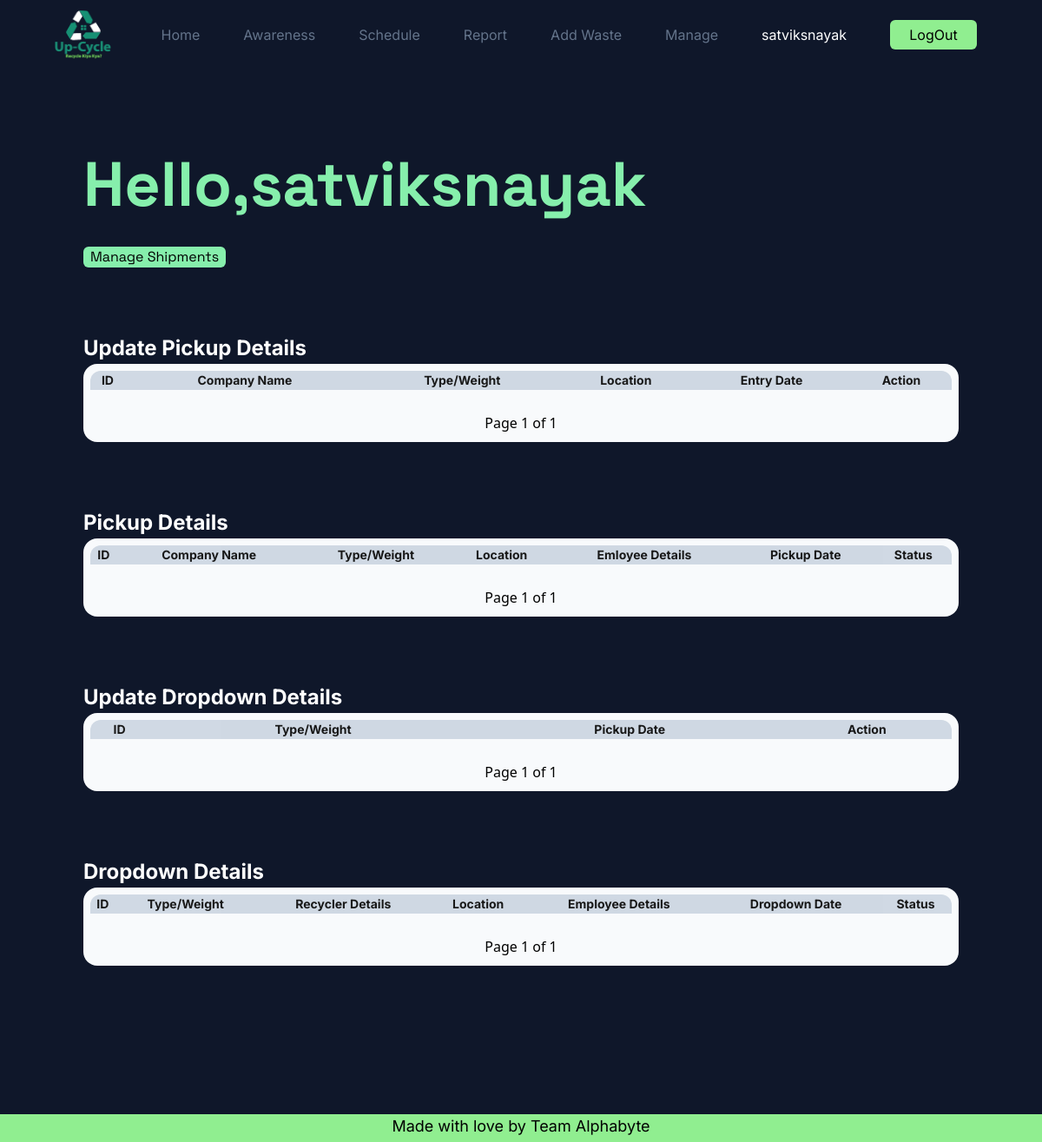
Page /manage/ (signed in) on the earlier database version.
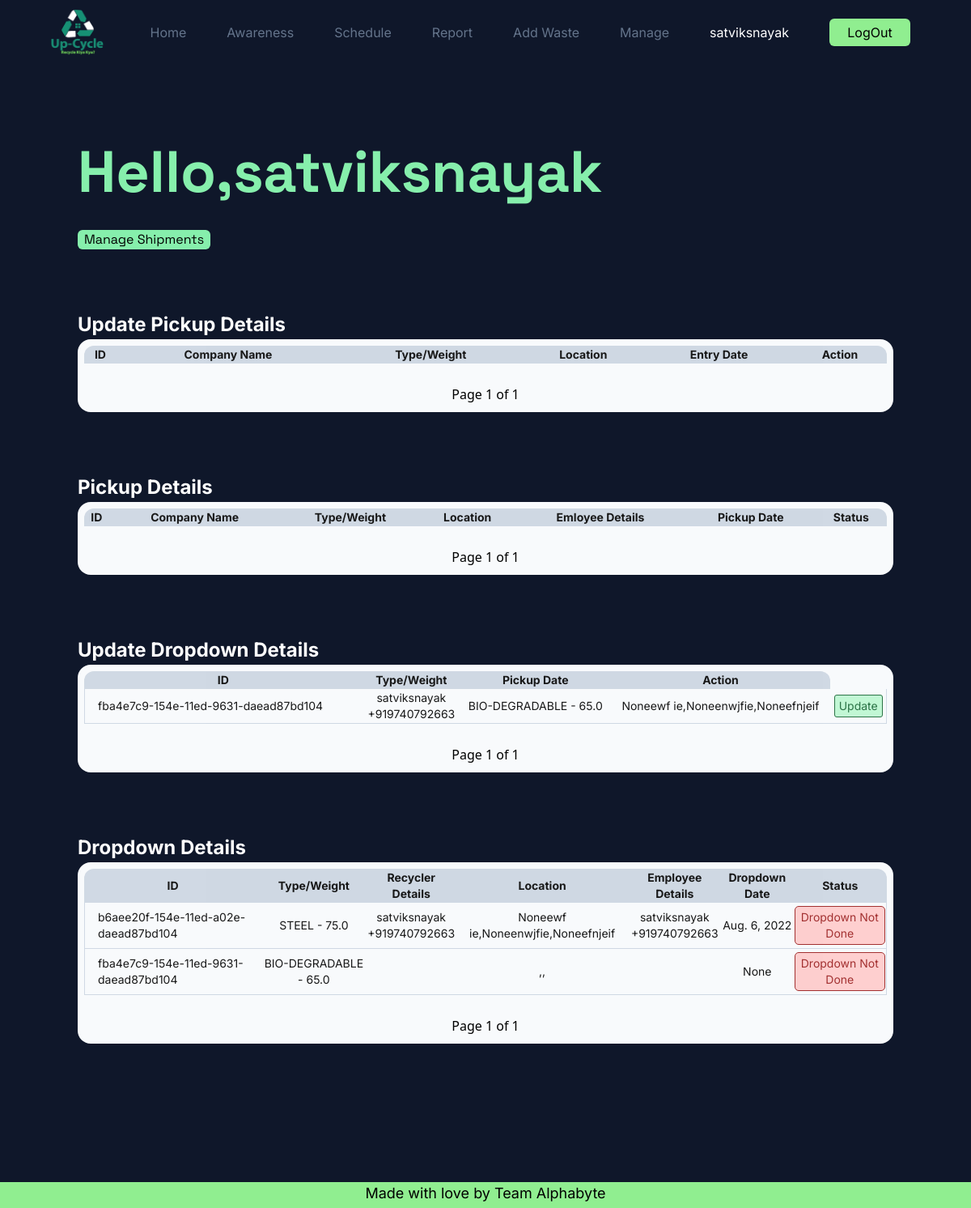
Same page on the later database version.
### App/models.py (models this page shows, shortened)
class Profile(models.Model):
    user = models.OneToOneField(User,on_delete=models.CASCADE,null=True)
    name = models.CharField(max_length=50)
    about = models.TextField(blank=True,null=True)
    profile_pic = models.ImageField(default='avatar.png',upload_to='Profile')
    location = models.CharField(max_length=50,blank=True,null=True)
    street = models.CharField(max_length=50,blank=True,null=True)
    city = models.CharField(max_length=30,blank=True,null=True)
    state = models.CharField(max_length=30,blank=True,null=True)
    phone = PhoneNumberField(blank=True,null=True)

class Waste(models.Model):
    class Types(models.TextChoices):
        STEEL = "STEEL","Steel"
        BIODEGRADABLE = "BIO-DEGRADABLE","Bio-Degradable"
        PAPER = "PAPER","Paper"
        EWASTE = "E-WASTE","E-Waste"
    id = models.CharField(primary_key=True,unique=True,max_length=40)
    recycler = models.ForeignKey(User,on_delete=models.SET_NULL,null=True,blank=True,related_name='recycler')
    company = models.ForeignKey(User,on_delete=models.SET_NULL,null=True,blank=True,related_name='company')
    employee = models.ForeignKey(User,on_delete=models.SET_NULL,null=True,blank=True,related_name='employee')
    entry_date = models.DateField(null=True,blank=True)
    pickup_date = models.DateField(null=True,blank=True)
    dropdown_date = models.DateField(null=True,blank=True)
    weight = models.FloatField(null=True,blank=True)
    price = models.FloatField(null=True,blank=True)
    type = models.CharField(_("Types"),max_length=50,choices=Types.choices)
    pickup_done = models.BooleanField(default=False)
    dropdown_done = models.BooleanField(default=False)

### App/decorators.py (the view)
        def wrappper_func(request,*args,**kwargs):
            group = None
            if request.user.groups.exists():
                group = request.user.groups.all()[0].name
            if group in allowed_roles:
                return view_func(request,*args,**kwargs)
            else:
                return HttpResponse('You are not authorised to view this page!!')

### App/views.py (called while the page is built)
def grouplist(user):
    groups = []
    if user.groups.exists():
        for i in range(len(user.groups.all())):
            groups.append(user.groups.all()[i].name)
    return groups

### App/templates/App/tables/manager.html (shortened to what this page needs)
<!DOCTYPE html>
<html lang="en">
<head>
</head>
{% extends 'App/base.html' %}
{%load static%}
    {% block content %}
    <div class="content bg-slate-900 p-24">
        <div class="min-w-full font-space">
            <h1 class="text-green-300 text-7xl font-bold ">Hello,{{user.profile.name}}</h1>
            <div class="my-9 w-fit bg-green-300 px-2 rounded-md">Manage Shipments</div>
        </div>
        <h3 class="text-white text-[1.5rem] font-inter font-bold mt-[75px]">Update Pickup Details</h3>
        <div class="Table min-w-1/2 p-2 bg-slate-50 rounded-2xl overflow-auto mb-[75px]">
            <table class="relative border-separate border-spacing-0 table-auto min-w-full bg-slate-50 text-sm opacity-90 text-center font-inter">
                <thead class="bg-slate-300">
                    <tr>
                        <th class="rounded-tl-xl">ID</th>
                        <th>Company Name</th>
                        <th>Type/Weight</th>
                        <th>Location</th>
                        <th>Entry Date</th>
                        <th class="rounded-tr-xl">Action</th>
                    </tr>
                </thead>
            </table>
            <div class="w-full text-[1 rem] h-5 my-4 text-center">
                <button class="p-[5px] m-[5px]" type="button">Page {{update_pickup.number}} of {{update_pickup.paginator.num_pages}}</button>
            </div>
        </div>
        <h3 class="text-white text-[1.5rem] font-inter font-bold">Pickup Details</h3>
        <div class="Table min-w-1/2 p-2 bg-slate-50 rounded-2xl overflow-auto mb-[75px]">
            <table class="relative border-separate border-spacing-0 table-auto min-w-full bg-slate-50 text-sm opacity-90 text-center font-inter">
                <thead class="bg-slate-300">
                    <tr>
                        <th class="rounded-tl-xl">ID</th>
                        <th>Company Name</th>
                        <th>Type/Weight</th>
                        <th>Location</th>
                        <th>Emloyee Details</th>
                        <th>Pickup Date</th>
                        <th class="rounded-tr-xl">Status</th>
                    </tr>
                </thead>
            </table>
            <div class="w-full text-[1 rem] h-5 my-4 text-center">
                <button class="p-[5px] m-[5px]" type="button">Page {{pickup.number}} of {{pickup.paginator.num_pages}}</button>
            </div>
        </div>
        <h3 class="text-white text-[1.5rem] font-inter font-bold">Update Dropdown Details</h3>
        <div class="Table min-w-1/2 p-2 bg-slate-50 rounded-2xl overflow-auto mb-[75px]">
            <table class="relative border-separate border-spacing-0 table-auto min-w-full bg-slate-50 text-sm opacity-90 text-center font-inter">
                <thead class="bg-slate-300">
                    <tr>
                        <th class="rounded-tl-xl">ID</th>
                        <th>Type/Weight</th>
                        <th>Pickup Date</th>
                        <th class="rounded-tr-xl">Action</th>
                    </tr>
                </thead>
                <tbody>
                    {% for waste in update_dropdown %}
                    <tr>
                        <td class="text-left px-4 py-1 border-b border-slate-300 border-l">{{waste.id}}</td>
                        <td class="border-b border-slate-300">{{waste.company.profile.name}}<br>{{waste.company.profile.phone}}</td>
                        <td class="border-b border-slate-300">{{waste.type}} - {{waste.weight}}</td>
                        <td class="border-b border-slate-300">{{waste.company.profile.location}},{{waste.company.profile.street}},{{waste.company.profile.city}}</td>
                        <td class="border-b border-slate-300 border-r"><form action="" method="POST">{% csrf_token %}<input type="text" name="id" id="id_id" value="{{waste.id}}" hidden><button type="submit" class="px-[5px] py-[3px] my-[3px] bg-green-200 border-green-800 text-green-800 border-[1px] rounded-[3px]">Update</button></form></td>
                    </tr>
                    {% endfor %}
                </tbody>
            </table>
            <div class="w-full text-[1 rem] h-5 my-4 text-center">
                <button class="p-[5px] m-[5px]" type="button">Page {{update_dropdown.number}} of {{update_dropdown.paginator.num_pages}}</button>
            </div>
        </div>
        <h3 class="text-white text-[1.5rem] font-inter font-bold">Dropdown Details</h3>
        <div class="Table min-w-1/2 p-2 bg-slate-50 rounded-2xl overflow-auto mb-[75px]">
            <table class="relative border-separate border-spacing-0 table-auto min-w-full bg-slate-50 text-sm opacity-90 text-center font-inter">
                <thead class="bg-slate-300">
                    <tr>
                        <th class="rounded-tl-xl">ID</th>
                        <th>Type/Weight</th>
                        <th>Recycler Details</th>
                        <th>Location</th>
                        <th>Employee Details</th>
                        <th>Dropdown Date</th>
                        <th class="rounded-tr-xl">Status</th>
                    </tr>
                </thead>
                <tbody>
                    {% for waste in dropdown %}
                    <tr>
                        <td class="text-left px-4 py-1 border-b border-slate-300 border-l">{{waste.id}}</td>
                        <td class="border-b border-slate-300">{{waste.type}} - {{waste.weight}}</td>
                        <td class="border-b border-slate-300">{{waste.recycler.profile.name}}<br>{{waste.recycler.profile.phone}}</td>
                        <td class="border-b border-slate-300">{{waste.recycler.profile.location}},{{waste.recycler.profile.street}},{{waste.recycler.profile.city}}</td>
                        <td class="border-b border-slate-300">{{waste.employee.profile.name}}<br>{{waste.employee.profile.phone}}</td>
                        <td class="border-b border-slate-300">{{waste.dropdown_date}}</td>
                        <td class="border-b border-slate-300 border-r">
                            {% if waste.dropdown_done %}
                            <button type="button" class="px-[5px] py-[3px] my-[3px] rounded-[5px] bg-green-200 text-green-800 border-[1px] border-green-800">Dropdown Done</button>
                            {% else %}
                            <button type="button" class="px-[5px] py-[3px] my-[3px] rounded-[5px] bg-red-200 text-red-800 border-[1px] border-red-800">Dropdown Not Done</button>
                            {% endif %}
                        </td>
                    </tr>
                    {% endfor %}
                </tbody>
            </table>
            <div class="w-full text-[1 rem] h-5 my-4 text-center">
                <button class="p-[5px] m-[5px]" type="button">Page {{dropdown.number}} of {{dropdown.paginator.num_pages}}</button>
            </div>
        </div>
    </div>
    {% endblock %}

### App/templates/App/base.html (shortened to what this page needs)
{% load static %}
<!DOCTYPE html>
<html lang="en">
<head>
    <link rel="stylesheet" href="{% static '/CSS/base.css' %}">
    <link rel="stylesheet" href="https://cdn.jsdelivr.net/npm/bootstrap-icons@1.8.3/font/bootstrap-icons.css">
    <script src="https://cdn.tailwindcss.com"></script>
</head>
<body>
  <nav class="flex h-[5rem] w-full z-[910] sticky top-0 bg-slate-900 text-white font-inter">
    <div class="my-auto px-[50px] justify-between flex align-center w-full">
        <a href="" class="text-lg my-auto"><img src="{% static '/IMGS/logo.png' %}" class="h-[5rem]" alt="" height="50" width="90" style="padding:12px"></a>
        <ul class="toggle transition ease-in-out duration-[1s] md:w-auto w-[150px] flex flex-col fixed right-0 top-[5rem] h-screen md:h-auto md:static md:flex-row bg-slate-900 md:translate-x-0 md:transition-none translate-x-[150px]">
            <li class="md:mx-[25px] mx-auto my-[15px] md:my-auto"><a class="text-slate-500  hover:text-white transition-all ease-in-out delay-200" href="/">Home</a></li>
            <li class="md:mx-[25px] mx-auto my-[15px] md:my-auto"><a class="text-slate-500 hover:text-white transition-all ease-in-out delay-200" href="/awareness/">Awareness</a></li>
            {% if user.is_authenticated %}
            {% if 'Recycler' in groups %}
            <li class="md:mx-[25px] mx-auto my-[15px] md:my-auto"><a class="text-slate-500 hover:text-white transition-all ease-in-out delay-200" href="/schedule/">Schedule</a></li>
            {% endif %}
            {% if 'Employee' in groups %}
            <li class="md:mx-[25px] mx-auto my-[15px] md:my-auto"><a class="text-slate-500 hover:text-white transition-all ease-in-out delay-200" href="/report/">Report</a></li>
            {% endif %}
            {% if 'Company' in groups %}
            <li class="md:mx-[25px] mx-auto my-[15px] md:my-auto"><a class="text-slate-500 hover:text-white transition-all ease-in-out delay-200" href="/addWaste/">Add Waste</a></li>
            {% endif %}
            {% if 'Manager' in groups %}
            <li class="md:mx-[25px] mx-auto my-[15px] md:my-auto"><a class="text-slate-500 hover:text-white transition-all ease-in-out delay-200" href="/manage/">Manage</a></li>
            {% endif %}
            <li class="md:mx-[25px] mx-auto my-[15px] md:my-auto"><a class="text-white" href="/User/Profile/">{{user.username}}</a></li>
            <li class="md:mx-[25px] mx-auto my-[15px] md:my-auto"><a href="/logout/"><button class="w-[100px] p-[5px] bg-lightgreen rounded-md text-black" type="button">LogOut</button></a></li>
            {% endif %}
        </ul>
    </div>
  </nav>
    {% block content %}
    {% endblock %}
<footer class="align-center font-inter justify-center bg-lightgreen absolute text-black text-lg flex w-full h-[2rem] z-[900]">
  <h4 class="">Made with love by Team Alphabyte</h4>
</footer>
</body>
</html>

Differences in the rows shown:
added Waste: id "fba4e7c9-154e-11ed-9631-daead87bd104", company.profile.name "satviksnayak", company.profile.phone "+919740792663", type "BIO-DEGRADABLE", weight "65.0", company.profile.location "Noneewf ie", company.profile.street "Noneenwjfie", company.profile.city "Noneefnjeif", dropdown_date "None", dropdown_done "Dropdown Not Done"
added Waste: id "b6aee20f-154e-11ed-a02e-daead87bd104", type "STEEL", weight "75.0", recycler.profile.name "satviksnayak", recycler.profile.phone "+919740792663", recycler.profile.location "Noneewf ie", recycler.profile.street "Noneenwjfie", recycler.profile.city "Noneefnjeif", employee.profile.name "satviksnayak", employee.profile.phone "+919740792663", dropdown_date "Aug. 6, 2022", dropdown_done "Dropdown Not Done", shown under "Dropdown Details"
